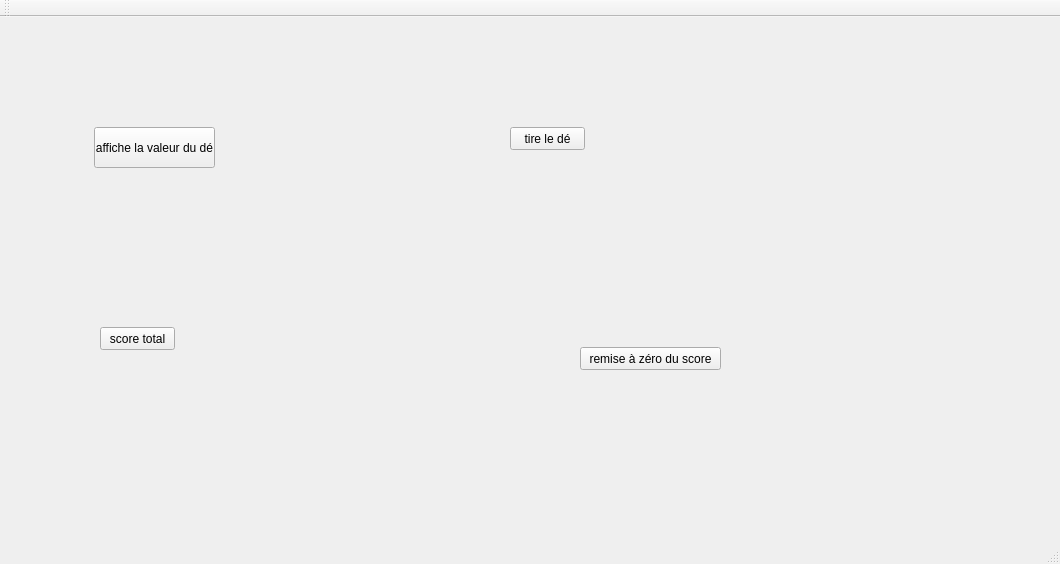
<?xml version="1.0" encoding="UTF-8"?>
<ui version="4.0">
 <class>TravauxpratiquesMiseenpratiquedunhritageClass</class>
 <widget class="QMainWindow" name="TravauxpratiquesMiseenpratiquedunhritageClass">
  <property name="geometry">
   <rect>
    <x>0</x>
    <y>0</y>
    <width>1060</width>
    <height>564</height>
   </rect>
  </property>
  <property name="windowTitle">
   <string>TravauxpratiquesMiseenpratiquedunhritage</string>
  </property>
  <widget class="QWidget" name="centralWidget">
   <widget class="QPushButton" name="pushButton">
    <property name="geometry">
     <rect>
      <x>94</x>
      <y>110</y>
      <width>121</width>
      <height>41</height>
     </rect>
    </property>
    <property name="text">
     <string>affiche la valeur du dé</string>
    </property>
   </widget>
   <widget class="QPushButton" name="pushButton_2">
    <property name="geometry">
     <rect>
      <x>510</x>
      <y>110</y>
      <width>75</width>
      <height>23</height>
     </rect>
    </property>
    <property name="text">
     <string>tire le dé</string>
    </property>
   </widget>
   <widget class="QPushButton" name="pushButton_3">
    <property name="geometry">
     <rect>
      <x>100</x>
      <y>310</y>
      <width>75</width>
      <height>23</height>
     </rect>
    </property>
    <property name="text">
     <string>score total</string>
    </property>
   </widget>
   <widget class="QPushButton" name="pushButton_4">
    <property name="geometry">
     <rect>
      <x>580</x>
      <y>330</y>
      <width>141</width>
      <height>23</height>
     </rect>
    </property>
    <property name="text">
     <string>remise à zéro du score</string>
    </property>
   </widget>
  </widget>
  <widget class="QMenuBar" name="menuBar">
   <property name="geometry">
    <rect>
     <x>0</x>
     <y>0</y>
     <width>1060</width>
     <height>21</height>
    </rect>
   </property>
  </widget>
  <widget class="QToolBar" name="mainToolBar">
   <attribute name="toolBarArea">
    <enum>TopToolBarArea</enum>
   </attribute>
   <attribute name="toolBarBreak">
    <bool>false</bool>
   </attribute>
  </widget>
  <widget class="QStatusBar" name="statusBar"/>
 </widget>
 <layoutdefault spacing="6" margin="11"/>
 <resources>
  <include location="TravauxpratiquesMiseenpratiquedunhritage.qrc"/>
 </resources>
 <connections/>
</ui>
